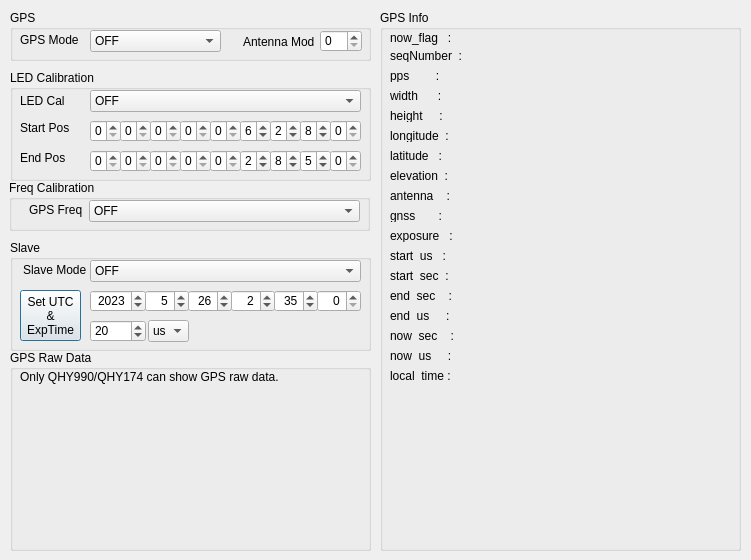
<?xml version="1.0" encoding="UTF-8"?>
<ui version="4.0">
 <class>gpsTool</class>
 <widget class="QDialog" name="gpsTool">
  <property name="geometry">
   <rect>
    <x>0</x>
    <y>0</y>
    <width>751</width>
    <height>560</height>
   </rect>
  </property>
  <property name="minimumSize">
   <size>
    <width>0</width>
    <height>341</height>
   </size>
  </property>
  <property name="windowTitle">
   <string>Dialog</string>
  </property>
  <widget class="QGroupBox" name="groupBox_GPSInfo">
   <property name="geometry">
    <rect>
     <x>380</x>
     <y>10</y>
     <width>361</width>
     <height>541</height>
    </rect>
   </property>
   <property name="title">
    <string>GPS Info</string>
   </property>
   <widget class="QLabel" name="label_GPSInfoFlag">
    <property name="geometry">
     <rect>
      <x>10</x>
      <y>20</y>
      <width>341</width>
      <height>16</height>
     </rect>
    </property>
    <property name="layoutDirection">
     <enum>Qt::LeftToRight</enum>
    </property>
    <property name="text">
     <string>now_flag   :</string>
    </property>
    <property name="alignment">
     <set>Qt::AlignLeading|Qt::AlignLeft|Qt::AlignVCenter</set>
    </property>
   </widget>
   <widget class="QLabel" name="label_GPSInfoPPS">
    <property name="geometry">
     <rect>
      <x>10</x>
      <y>60</y>
      <width>341</width>
      <height>12</height>
     </rect>
    </property>
    <property name="layoutDirection">
     <enum>Qt::LeftToRight</enum>
    </property>
    <property name="text">
     <string>pps        :</string>
    </property>
    <property name="alignment">
     <set>Qt::AlignLeading|Qt::AlignLeft|Qt::AlignVCenter</set>
    </property>
   </widget>
   <widget class="QLabel" name="label_GPSInfoSeq">
    <property name="geometry">
     <rect>
      <x>10</x>
      <y>40</y>
      <width>341</width>
      <height>12</height>
     </rect>
    </property>
    <property name="layoutDirection">
     <enum>Qt::LeftToRight</enum>
    </property>
    <property name="text">
     <string>seqNumber  :</string>
    </property>
    <property name="alignment">
     <set>Qt::AlignLeading|Qt::AlignLeft|Qt::AlignVCenter</set>
    </property>
   </widget>
   <widget class="QLabel" name="label_GPSInfoWidth">
    <property name="geometry">
     <rect>
      <x>10</x>
      <y>80</y>
      <width>341</width>
      <height>12</height>
     </rect>
    </property>
    <property name="layoutDirection">
     <enum>Qt::LeftToRight</enum>
    </property>
    <property name="text">
     <string>width      :</string>
    </property>
    <property name="alignment">
     <set>Qt::AlignLeading|Qt::AlignLeft|Qt::AlignVCenter</set>
    </property>
   </widget>
   <widget class="QLabel" name="label_GPSInfoHeight">
    <property name="geometry">
     <rect>
      <x>10</x>
      <y>100</y>
      <width>341</width>
      <height>12</height>
     </rect>
    </property>
    <property name="layoutDirection">
     <enum>Qt::LeftToRight</enum>
    </property>
    <property name="text">
     <string>height     :</string>
    </property>
    <property name="alignment">
     <set>Qt::AlignLeading|Qt::AlignLeft|Qt::AlignVCenter</set>
    </property>
   </widget>
   <widget class="QLabel" name="label_GPSInfoLatitude">
    <property name="geometry">
     <rect>
      <x>10</x>
      <y>140</y>
      <width>341</width>
      <height>12</height>
     </rect>
    </property>
    <property name="layoutDirection">
     <enum>Qt::LeftToRight</enum>
    </property>
    <property name="text">
     <string>latitude   :</string>
    </property>
    <property name="alignment">
     <set>Qt::AlignLeading|Qt::AlignLeft|Qt::AlignVCenter</set>
    </property>
   </widget>
   <widget class="QLabel" name="label_GPSInfoLongitude">
    <property name="geometry">
     <rect>
      <x>10</x>
      <y>120</y>
      <width>341</width>
      <height>12</height>
     </rect>
    </property>
    <property name="layoutDirection">
     <enum>Qt::LeftToRight</enum>
    </property>
    <property name="text">
     <string>longitude  :</string>
    </property>
    <property name="alignment">
     <set>Qt::AlignLeading|Qt::AlignLeft|Qt::AlignVCenter</set>
    </property>
   </widget>
   <widget class="QLabel" name="label_GPSInfoStartsec">
    <property name="geometry">
     <rect>
      <x>10</x>
      <y>260</y>
      <width>341</width>
      <height>12</height>
     </rect>
    </property>
    <property name="layoutDirection">
     <enum>Qt::LeftToRight</enum>
    </property>
    <property name="text">
     <string>start_sec  :</string>
    </property>
    <property name="alignment">
     <set>Qt::AlignLeading|Qt::AlignLeft|Qt::AlignVCenter</set>
    </property>
   </widget>
   <widget class="QLabel" name="label_GPSInfoStartus">
    <property name="geometry">
     <rect>
      <x>10</x>
      <y>240</y>
      <width>341</width>
      <height>12</height>
     </rect>
    </property>
    <property name="layoutDirection">
     <enum>Qt::LeftToRight</enum>
    </property>
    <property name="text">
     <string>start_us   :</string>
    </property>
    <property name="alignment">
     <set>Qt::AlignLeading|Qt::AlignLeft|Qt::AlignVCenter</set>
    </property>
   </widget>
   <widget class="QLabel" name="label_GPSInfoEndsec">
    <property name="geometry">
     <rect>
      <x>10</x>
      <y>280</y>
      <width>341</width>
      <height>12</height>
     </rect>
    </property>
    <property name="layoutDirection">
     <enum>Qt::LeftToRight</enum>
    </property>
    <property name="text">
     <string>end_sec    :</string>
    </property>
    <property name="alignment">
     <set>Qt::AlignLeading|Qt::AlignLeft|Qt::AlignVCenter</set>
    </property>
   </widget>
   <widget class="QLabel" name="label_GPSInfoEndus">
    <property name="geometry">
     <rect>
      <x>10</x>
      <y>300</y>
      <width>341</width>
      <height>12</height>
     </rect>
    </property>
    <property name="layoutDirection">
     <enum>Qt::LeftToRight</enum>
    </property>
    <property name="text">
     <string>end_us     :</string>
    </property>
    <property name="alignment">
     <set>Qt::AlignLeading|Qt::AlignLeft|Qt::AlignVCenter</set>
    </property>
   </widget>
   <widget class="QLabel" name="label_GPSInfoNowsec">
    <property name="geometry">
     <rect>
      <x>10</x>
      <y>320</y>
      <width>341</width>
      <height>12</height>
     </rect>
    </property>
    <property name="layoutDirection">
     <enum>Qt::LeftToRight</enum>
    </property>
    <property name="text">
     <string>now_sec    :</string>
    </property>
    <property name="alignment">
     <set>Qt::AlignLeading|Qt::AlignLeft|Qt::AlignVCenter</set>
    </property>
   </widget>
   <widget class="QLabel" name="label_GPSInfoNowus">
    <property name="geometry">
     <rect>
      <x>10</x>
      <y>340</y>
      <width>341</width>
      <height>12</height>
     </rect>
    </property>
    <property name="layoutDirection">
     <enum>Qt::LeftToRight</enum>
    </property>
    <property name="text">
     <string>now_us     :</string>
    </property>
    <property name="alignment">
     <set>Qt::AlignLeading|Qt::AlignLeft|Qt::AlignVCenter</set>
    </property>
   </widget>
   <widget class="QLabel" name="label_GPSInfoExposure">
    <property name="geometry">
     <rect>
      <x>10</x>
      <y>220</y>
      <width>341</width>
      <height>12</height>
     </rect>
    </property>
    <property name="layoutDirection">
     <enum>Qt::LeftToRight</enum>
    </property>
    <property name="text">
     <string>exposure   :</string>
    </property>
    <property name="alignment">
     <set>Qt::AlignLeading|Qt::AlignLeft|Qt::AlignVCenter</set>
    </property>
   </widget>
   <widget class="QLabel" name="label_GPSInfoElevation">
    <property name="geometry">
     <rect>
      <x>10</x>
      <y>160</y>
      <width>341</width>
      <height>12</height>
     </rect>
    </property>
    <property name="text">
     <string>elevation  :</string>
    </property>
   </widget>
   <widget class="QLabel" name="label_GPSInfoAntenna">
    <property name="geometry">
     <rect>
      <x>10</x>
      <y>180</y>
      <width>341</width>
      <height>12</height>
     </rect>
    </property>
    <property name="text">
     <string>antenna    :</string>
    </property>
   </widget>
   <widget class="QLabel" name="label_GPSInfoGnss">
    <property name="geometry">
     <rect>
      <x>10</x>
      <y>200</y>
      <width>341</width>
      <height>12</height>
     </rect>
    </property>
    <property name="text">
     <string>gnss       :</string>
    </property>
   </widget>
   <widget class="QLabel" name="label_GPSInfoLocalTime">
    <property name="geometry">
     <rect>
      <x>10</x>
      <y>360</y>
      <width>341</width>
      <height>12</height>
     </rect>
    </property>
    <property name="layoutDirection">
     <enum>Qt::LeftToRight</enum>
    </property>
    <property name="text">
     <string>local_time :</string>
    </property>
    <property name="alignment">
     <set>Qt::AlignLeading|Qt::AlignLeft|Qt::AlignVCenter</set>
    </property>
   </widget>
  </widget>
  <widget class="QGroupBox" name="groupBox_GPSSlave">
   <property name="geometry">
    <rect>
     <x>10</x>
     <y>240</y>
     <width>361</width>
     <height>111</height>
    </rect>
   </property>
   <property name="title">
    <string>Slave</string>
   </property>
   <widget class="QComboBox" name="comBox_GPSSlaveOnOff">
    <property name="geometry">
     <rect>
      <x>80</x>
      <y>20</y>
      <width>271</width>
      <height>22</height>
     </rect>
    </property>
    <property name="currentIndex">
     <number>1</number>
    </property>
    <item>
     <property name="text">
      <string>ON</string>
     </property>
    </item>
    <item>
     <property name="text">
      <string>OFF</string>
     </property>
    </item>
   </widget>
   <widget class="QSpinBox" name="spinBox_GPSYear">
    <property name="geometry">
     <rect>
      <x>80</x>
      <y>50</y>
      <width>56</width>
      <height>22</height>
     </rect>
    </property>
    <property name="alignment">
     <set>Qt::AlignRight|Qt::AlignTrailing|Qt::AlignVCenter</set>
    </property>
    <property name="maximum">
     <number>9999</number>
    </property>
    <property name="value">
     <number>2023</number>
    </property>
   </widget>
   <widget class="QSpinBox" name="spinBox_GPSMonth">
    <property name="geometry">
     <rect>
      <x>135</x>
      <y>50</y>
      <width>44</width>
      <height>22</height>
     </rect>
    </property>
    <property name="alignment">
     <set>Qt::AlignRight|Qt::AlignTrailing|Qt::AlignVCenter</set>
    </property>
    <property name="minimum">
     <number>1</number>
    </property>
    <property name="maximum">
     <number>12</number>
    </property>
    <property name="value">
     <number>5</number>
    </property>
   </widget>
   <widget class="QSpinBox" name="spinBox_GPSDay">
    <property name="geometry">
     <rect>
      <x>178</x>
      <y>50</y>
      <width>44</width>
      <height>22</height>
     </rect>
    </property>
    <property name="alignment">
     <set>Qt::AlignRight|Qt::AlignTrailing|Qt::AlignVCenter</set>
    </property>
    <property name="value">
     <number>26</number>
    </property>
   </widget>
   <widget class="QSpinBox" name="spinBox_GPSMinute">
    <property name="geometry">
     <rect>
      <x>264</x>
      <y>50</y>
      <width>44</width>
      <height>22</height>
     </rect>
    </property>
    <property name="alignment">
     <set>Qt::AlignRight|Qt::AlignTrailing|Qt::AlignVCenter</set>
    </property>
    <property name="value">
     <number>35</number>
    </property>
   </widget>
   <widget class="QSpinBox" name="spinBox_GPSSecond">
    <property name="geometry">
     <rect>
      <x>307</x>
      <y>50</y>
      <width>44</width>
      <height>22</height>
     </rect>
    </property>
    <property name="alignment">
     <set>Qt::AlignRight|Qt::AlignTrailing|Qt::AlignVCenter</set>
    </property>
   </widget>
   <widget class="QSpinBox" name="spinBox_GPSHour">
    <property name="geometry">
     <rect>
      <x>221</x>
      <y>50</y>
      <width>44</width>
      <height>22</height>
     </rect>
    </property>
    <property name="alignment">
     <set>Qt::AlignRight|Qt::AlignTrailing|Qt::AlignVCenter</set>
    </property>
    <property name="value">
     <number>2</number>
    </property>
   </widget>
   <widget class="QPushButton" name="pBtn_GPSSetUTC">
    <property name="geometry">
     <rect>
      <x>10</x>
      <y>50</y>
      <width>61</width>
      <height>51</height>
     </rect>
    </property>
    <property name="text">
     <string>Set UTC
&amp;&amp;
ExpTime</string>
    </property>
   </widget>
   <widget class="QLabel" name="label_SlaveMode">
    <property name="geometry">
     <rect>
      <x>13</x>
      <y>20</y>
      <width>71</width>
      <height>20</height>
     </rect>
    </property>
    <property name="text">
     <string>Slave Mode</string>
    </property>
   </widget>
   <widget class="QSpinBox" name="spBox_GPSExpTime">
    <property name="geometry">
     <rect>
      <x>80</x>
      <y>80</y>
      <width>56</width>
      <height>22</height>
     </rect>
    </property>
    <property name="minimum">
     <number>1</number>
    </property>
    <property name="maximum">
     <number>9999</number>
    </property>
    <property name="value">
     <number>20</number>
    </property>
   </widget>
   <widget class="QComboBox" name="comBox_GPSExpUnit">
    <property name="geometry">
     <rect>
      <x>138</x>
      <y>80</y>
      <width>41</width>
      <height>22</height>
     </rect>
    </property>
    <property name="currentText">
     <string>us</string>
    </property>
    <item>
     <property name="text">
      <string>us</string>
     </property>
    </item>
    <item>
     <property name="text">
      <string>ms</string>
     </property>
    </item>
    <item>
     <property name="text">
      <string>s</string>
     </property>
    </item>
   </widget>
  </widget>
  <widget class="QGroupBox" name="groupBox_GPS">
   <property name="geometry">
    <rect>
     <x>10</x>
     <y>10</y>
     <width>361</width>
     <height>51</height>
    </rect>
   </property>
   <property name="title">
    <string>GPS</string>
   </property>
   <widget class="QComboBox" name="comBox_GPSOnOff">
    <property name="geometry">
     <rect>
      <x>80</x>
      <y>20</y>
      <width>131</width>
      <height>22</height>
     </rect>
    </property>
    <property name="currentIndex">
     <number>1</number>
    </property>
    <item>
     <property name="text">
      <string>ON</string>
     </property>
    </item>
    <item>
     <property name="text">
      <string>OFF</string>
     </property>
    </item>
   </widget>
   <widget class="QLabel" name="label_GPSMode">
    <property name="geometry">
     <rect>
      <x>10</x>
      <y>20</y>
      <width>61</width>
      <height>20</height>
     </rect>
    </property>
    <property name="text">
     <string>GPS Mode</string>
    </property>
   </widget>
   <widget class="QSpinBox" name="spinBox_GPSAntennaMode">
    <property name="geometry">
     <rect>
      <x>310</x>
      <y>20</y>
      <width>42</width>
      <height>22</height>
     </rect>
    </property>
    <property name="maximum">
     <number>3</number>
    </property>
   </widget>
   <widget class="QLabel" name="label_GPSAntennaMode">
    <property name="geometry">
     <rect>
      <x>233</x>
      <y>22</y>
      <width>71</width>
      <height>20</height>
     </rect>
    </property>
    <property name="text">
     <string>Antenna Mode</string>
    </property>
   </widget>
  </widget>
  <widget class="QGroupBox" name="groupBox_LEDCal">
   <property name="geometry">
    <rect>
     <x>10</x>
     <y>70</y>
     <width>361</width>
     <height>111</height>
    </rect>
   </property>
   <property name="title">
    <string>LED Calibration</string>
   </property>
   <widget class="QLabel" name="label_LEDCal">
    <property name="geometry">
     <rect>
      <x>10</x>
      <y>20</y>
      <width>61</width>
      <height>21</height>
     </rect>
    </property>
    <property name="text">
     <string>LED Cal</string>
    </property>
   </widget>
   <widget class="QLabel" name="label_GPSStartPos">
    <property name="geometry">
     <rect>
      <x>10</x>
      <y>50</y>
      <width>61</width>
      <height>16</height>
     </rect>
    </property>
    <property name="text">
     <string>Start Pos</string>
    </property>
   </widget>
   <widget class="QLabel" name="label_GPSEndPos">
    <property name="geometry">
     <rect>
      <x>10</x>
      <y>80</y>
      <width>61</width>
      <height>16</height>
     </rect>
    </property>
    <property name="text">
     <string>End Pos</string>
    </property>
   </widget>
   <widget class="QSpinBox" name="spBox_GPSStart9">
    <property name="geometry">
     <rect>
      <x>80</x>
      <y>50</y>
      <width>31</width>
      <height>22</height>
     </rect>
    </property>
    <property name="minimum">
     <number>0</number>
    </property>
    <property name="maximum">
     <number>9</number>
    </property>
   </widget>
   <widget class="QSpinBox" name="spBox_GPSStart8">
    <property name="geometry">
     <rect>
      <x>110</x>
      <y>50</y>
      <width>31</width>
      <height>22</height>
     </rect>
    </property>
    <property name="minimum">
     <number>0</number>
    </property>
    <property name="maximum">
     <number>9</number>
    </property>
   </widget>
   <widget class="QSpinBox" name="spBox_GPSStart7">
    <property name="geometry">
     <rect>
      <x>140</x>
      <y>50</y>
      <width>31</width>
      <height>22</height>
     </rect>
    </property>
    <property name="minimum">
     <number>0</number>
    </property>
    <property name="maximum">
     <number>9</number>
    </property>
   </widget>
   <widget class="QSpinBox" name="spBox_GPSStart6">
    <property name="geometry">
     <rect>
      <x>170</x>
      <y>50</y>
      <width>31</width>
      <height>22</height>
     </rect>
    </property>
    <property name="minimum">
     <number>0</number>
    </property>
    <property name="maximum">
     <number>9</number>
    </property>
   </widget>
   <widget class="QSpinBox" name="spBox_GPSStart5">
    <property name="geometry">
     <rect>
      <x>200</x>
      <y>50</y>
      <width>31</width>
      <height>22</height>
     </rect>
    </property>
    <property name="minimum">
     <number>0</number>
    </property>
    <property name="maximum">
     <number>9</number>
    </property>
   </widget>
   <widget class="QSpinBox" name="spBox_GPSStart4">
    <property name="geometry">
     <rect>
      <x>230</x>
      <y>50</y>
      <width>31</width>
      <height>22</height>
     </rect>
    </property>
    <property name="minimum">
     <number>0</number>
    </property>
    <property name="maximum">
     <number>9</number>
    </property>
    <property name="value">
     <number>6</number>
    </property>
   </widget>
   <widget class="QSpinBox" name="spBox_GPSStart3">
    <property name="geometry">
     <rect>
      <x>260</x>
      <y>50</y>
      <width>31</width>
      <height>22</height>
     </rect>
    </property>
    <property name="minimum">
     <number>0</number>
    </property>
    <property name="maximum">
     <number>9</number>
    </property>
    <property name="value">
     <number>2</number>
    </property>
   </widget>
   <widget class="QSpinBox" name="spBox_GPSStart2">
    <property name="geometry">
     <rect>
      <x>290</x>
      <y>50</y>
      <width>31</width>
      <height>22</height>
     </rect>
    </property>
    <property name="minimum">
     <number>0</number>
    </property>
    <property name="maximum">
     <number>9</number>
    </property>
    <property name="value">
     <number>8</number>
    </property>
   </widget>
   <widget class="QSpinBox" name="spBox_GPSStart1">
    <property name="geometry">
     <rect>
      <x>320</x>
      <y>50</y>
      <width>31</width>
      <height>22</height>
     </rect>
    </property>
    <property name="minimum">
     <number>0</number>
    </property>
    <property name="maximum">
     <number>9</number>
    </property>
   </widget>
   <widget class="QSpinBox" name="spBox_GPSEnd1">
    <property name="geometry">
     <rect>
      <x>320</x>
      <y>80</y>
      <width>31</width>
      <height>22</height>
     </rect>
    </property>
    <property name="minimum">
     <number>0</number>
    </property>
    <property name="maximum">
     <number>9</number>
    </property>
   </widget>
   <widget class="QSpinBox" name="spBox_GPSEnd5">
    <property name="geometry">
     <rect>
      <x>200</x>
      <y>80</y>
      <width>31</width>
      <height>22</height>
     </rect>
    </property>
    <property name="minimum">
     <number>0</number>
    </property>
    <property name="maximum">
     <number>9</number>
    </property>
   </widget>
   <widget class="QSpinBox" name="spBox_GPSEnd8">
    <property name="geometry">
     <rect>
      <x>110</x>
      <y>80</y>
      <width>31</width>
      <height>22</height>
     </rect>
    </property>
    <property name="minimum">
     <number>0</number>
    </property>
    <property name="maximum">
     <number>9</number>
    </property>
   </widget>
   <widget class="QSpinBox" name="spBox_GPSEnd6">
    <property name="geometry">
     <rect>
      <x>170</x>
      <y>80</y>
      <width>31</width>
      <height>22</height>
     </rect>
    </property>
    <property name="minimum">
     <number>0</number>
    </property>
    <property name="maximum">
     <number>9</number>
    </property>
   </widget>
   <widget class="QSpinBox" name="spBox_GPSEnd4">
    <property name="geometry">
     <rect>
      <x>230</x>
      <y>80</y>
      <width>31</width>
      <height>22</height>
     </rect>
    </property>
    <property name="minimum">
     <number>0</number>
    </property>
    <property name="maximum">
     <number>9</number>
    </property>
    <property name="value">
     <number>2</number>
    </property>
   </widget>
   <widget class="QSpinBox" name="spBox_GPSEnd3">
    <property name="geometry">
     <rect>
      <x>260</x>
      <y>80</y>
      <width>31</width>
      <height>22</height>
     </rect>
    </property>
    <property name="minimum">
     <number>0</number>
    </property>
    <property name="maximum">
     <number>9</number>
    </property>
    <property name="value">
     <number>8</number>
    </property>
   </widget>
   <widget class="QSpinBox" name="spBox_GPSEnd9">
    <property name="geometry">
     <rect>
      <x>80</x>
      <y>80</y>
      <width>31</width>
      <height>22</height>
     </rect>
    </property>
    <property name="minimum">
     <number>0</number>
    </property>
    <property name="maximum">
     <number>9</number>
    </property>
   </widget>
   <widget class="QSpinBox" name="spBox_GPSEnd2">
    <property name="geometry">
     <rect>
      <x>290</x>
      <y>80</y>
      <width>31</width>
      <height>22</height>
     </rect>
    </property>
    <property name="minimum">
     <number>0</number>
    </property>
    <property name="maximum">
     <number>9</number>
    </property>
    <property name="value">
     <number>5</number>
    </property>
   </widget>
   <widget class="QSpinBox" name="spBox_GPSEnd7">
    <property name="geometry">
     <rect>
      <x>140</x>
      <y>80</y>
      <width>31</width>
      <height>22</height>
     </rect>
    </property>
    <property name="minimum">
     <number>0</number>
    </property>
    <property name="maximum">
     <number>9</number>
    </property>
   </widget>
   <widget class="QComboBox" name="comBox_LEDCalMode">
    <property name="geometry">
     <rect>
      <x>80</x>
      <y>20</y>
      <width>271</width>
      <height>22</height>
     </rect>
    </property>
    <property name="currentIndex">
     <number>1</number>
    </property>
    <item>
     <property name="text">
      <string>ON</string>
     </property>
    </item>
    <item>
     <property name="text">
      <string>OFF</string>
     </property>
    </item>
   </widget>
  </widget>
  <widget class="QGroupBox" name="groupBox_Freq">
   <property name="geometry">
    <rect>
     <x>9</x>
     <y>180</y>
     <width>361</width>
     <height>51</height>
    </rect>
   </property>
   <property name="title">
    <string>Freq Calibration</string>
   </property>
   <widget class="QComboBox" name="comBox_GPSFreq">
    <property name="geometry">
     <rect>
      <x>80</x>
      <y>20</y>
      <width>271</width>
      <height>22</height>
     </rect>
    </property>
    <property name="currentIndex">
     <number>1</number>
    </property>
    <item>
     <property name="text">
      <string>ON</string>
     </property>
    </item>
    <item>
     <property name="text">
      <string>OFF</string>
     </property>
    </item>
   </widget>
   <widget class="QLabel" name="label_GPSFreq">
    <property name="geometry">
     <rect>
      <x>20</x>
      <y>20</y>
      <width>54</width>
      <height>20</height>
     </rect>
    </property>
    <property name="text">
     <string>GPS Freq</string>
    </property>
   </widget>
  </widget>
  <widget class="QGroupBox" name="groupBox_GPSRawData">
   <property name="geometry">
    <rect>
     <x>10</x>
     <y>350</y>
     <width>361</width>
     <height>201</height>
    </rect>
   </property>
   <property name="title">
    <string>GPS Raw Data</string>
   </property>
   <widget class="QLabel" name="label_GPSRawData">
    <property name="geometry">
     <rect>
      <x>10</x>
      <y>20</y>
      <width>341</width>
      <height>171</height>
     </rect>
    </property>
    <property name="text">
     <string>Only QHY990/QHY174 can show GPS raw data. </string>
    </property>
    <property name="alignment">
     <set>Qt::AlignLeading|Qt::AlignLeft|Qt::AlignTop</set>
    </property>
   </widget>
  </widget>
 </widget>
 <resources/>
 <connections/>
</ui>
